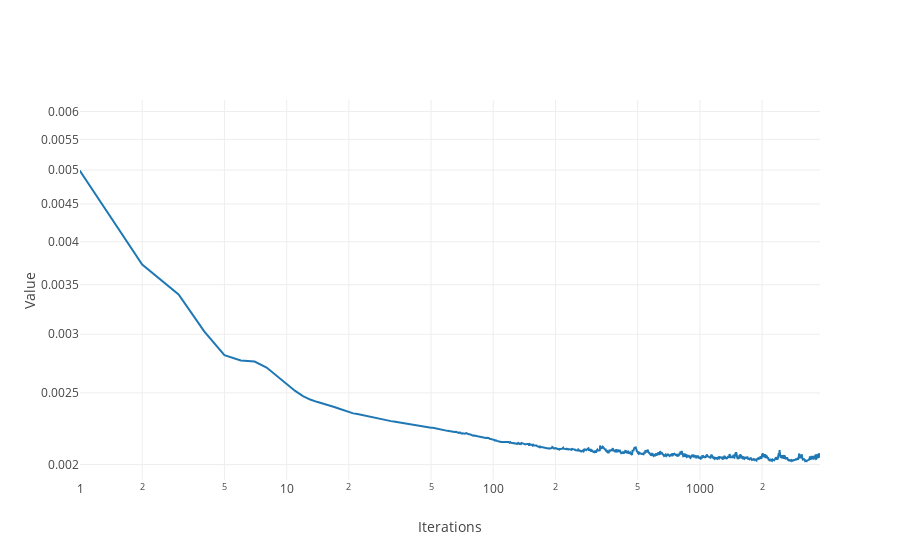

Write notebook code for a chart like this one.
### Code cell
layout = go.Layout(
         xaxis=dict(
             type='log',
             autorange=True,
             title='Iterations',
             automargin=True
             ),
         yaxis=dict(
             type='log',
             autorange  = True,
             title='Value',
             automargin=True
         ),
         )

data = [go.Scatter(y=optimizer.stats['loss'], name = 'Discriminator loss')]
fig = go.Figure(data=data, layout=layout)
ply.iplot(fig)

### Figure 1 — Plotly figure (JSON) as saved in the notebook; plotly's stock layout.template omitted (floating-point values rounded to 4 significant figures; data arrays with more than 128 entries replaced by an {"elided": "..."} marker saying what was removed)
{"data": [{"name": "Discriminator loss", "type": "scatter", "uid": "8699aab5-2425-4477-a59b-52657890605a", "y": {"elided": "3814 float values"}}], "layout": {"xaxis": {"automargin": true, "autorange": true, "title": {"text": "Iterations"}, "type": "log"}, "yaxis": {"automargin": true, "autorange": true, "title": {"text": "Value"}, "type": "log"}}}
